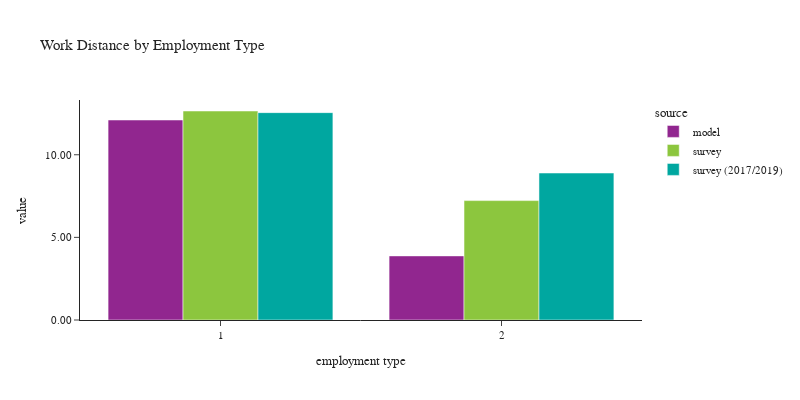

Notebook code for this chart:
### Code cell
plot_work_location(df_workers, 'pwtyp', 'Employment Type', 'employment type')

### Figure 1 — Plotly figure (JSON) as saved in the notebook; plotly's stock layout.template omitted (floating-point values rounded to 4 significant figures)
{"data": [{"alignmentgroup": "True", "customdata": [[1777092], [433009]], "hovertemplate": "source=model<br>pwtyp=%{x}<br>value=%{y}<br>sample count=%{customdata[0]}<extra></extra>", "legendgroup": "model", "marker": {"color": "#91268F", "pattern": {"shape": ""}}, "name": "model", "offsetgroup": "model", "orientation": "v", "showlegend": true, "textposition": "auto", "type": "bar", "x": [1, 2], "xaxis": "x", "y": [12.1, 3.879], "yaxis": "y"}, {"alignmentgroup": "True", "customdata": [[2176], [430]], "hovertemplate": "source=survey<br>pwtyp=%{x}<br>value=%{y}<br>sample count=%{customdata[0]}<extra></extra>", "legendgroup": "survey", "marker": {"color": "#8CC63E", "pattern": {"shape": ""}}, "name": "survey", "offsetgroup": "survey", "orientation": "v", "showlegend": true, "textposition": "auto", "type": "bar", "x": [1, 2], "xaxis": "x", "y": [12.65, 7.225], "yaxis": "y"}, {"alignmentgroup": "True", "customdata": [[4861], [734]], "hovertemplate": "source=survey (2017/2019)<br>pwtyp=%{x}<br>value=%{y}<br>sample count=%{customdata[0]}<extra></extra>", "legendgroup": "survey (2017/2019)", "marker": {"color": "#00A7A0", "pattern": {"shape": ""}}, "name": "survey (2017/2019)", "offsetgroup": "survey (2017/2019)", "orientation": "v", "showlegend": true, "textposition": "auto", "type": "bar", "x": [1, 2], "xaxis": "x", "y": [12.55, 8.894], "yaxis": "y"}], "layout": {"barmode": "group", "font": {"size": 11}, "height": 400, "legend": {"title": {"text": "source"}, "tracegroupgap": 0}, "title": {"text": "Work Distance by Employment Type"}, "width": 800, "xaxis": {"anchor": "y", "domain": [0.0, 1.0], "title": {"text": "employment type"}}, "yaxis": {"anchor": "x", "domain": [0.0, 1.0], "tickformat": ".2f", "title": {"text": "value"}}}}
